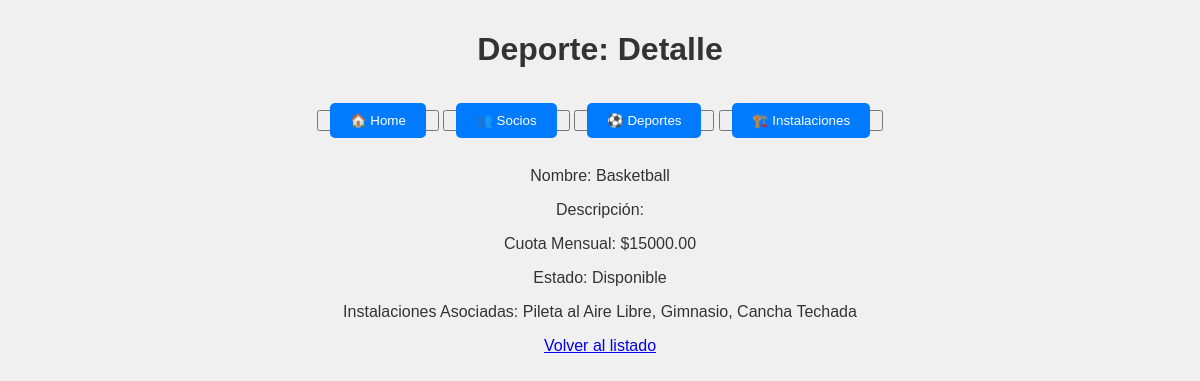
Before: /deportes/4/ with the older database file.
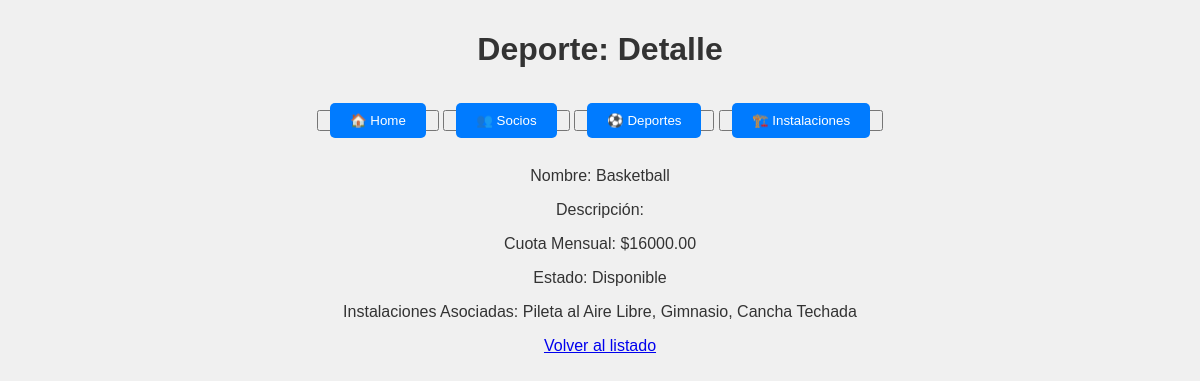
After: the same page with the newer database file.
### club/models.py (models this page shows, shortened)
class Deporte(models.Model):
    instalaciones = models.ManyToManyField('Instalacion', related_name='deportes')
    nombre = models.CharField(max_length=100, unique=True)
    descripcion = models.TextField(blank=True, null=True)
    cuota_mensual = models.DecimalField(max_digits=8, decimal_places=2, help_text="Cuota mensual para participar en este deporte.")
    disponible = models.BooleanField(default=True)

### club/views.py (the view)
# urls.py: path('deportes/<int:pk>/', DeporteDetailView.as_view(), name='deporte_detail'),
class DeporteDetailView(DetailView):
    model = Deporte
    template_name = 'club/deporte_detail.html'

### templates/club/deporte_detail.html
{% extends 'club/base.html' %}
{% block titulo %}
    Deporte: Detalle
{% endblock titulo %}
{% block main %}
    <p>Nombre: {{ object.nombre }}</p>
    <p>Descripción: {{ object.descripcion }}</p>
    <p>Cuota Mensual: ${{ object.cuota_mensual }}</p>
    <p>Estado: {{ object.disponible|yesno:"Disponible,No Disponible" }}</p>
    <p>Instalaciones Asociadas: {% for instalacion in object.instalaciones.all %} {{ instalacion.nombre }}{% if not forloop.last %}, {% endif %}{% empty %} Ninguna {% endfor %}</p>
    <a href="{% url 'deporte_list' %}">Volver al listado</a>
{% endblock %}

Changed rows visible on the page:
changed Deporte "Basketball": cuota_mensual "15000.00" → "16000.00"
